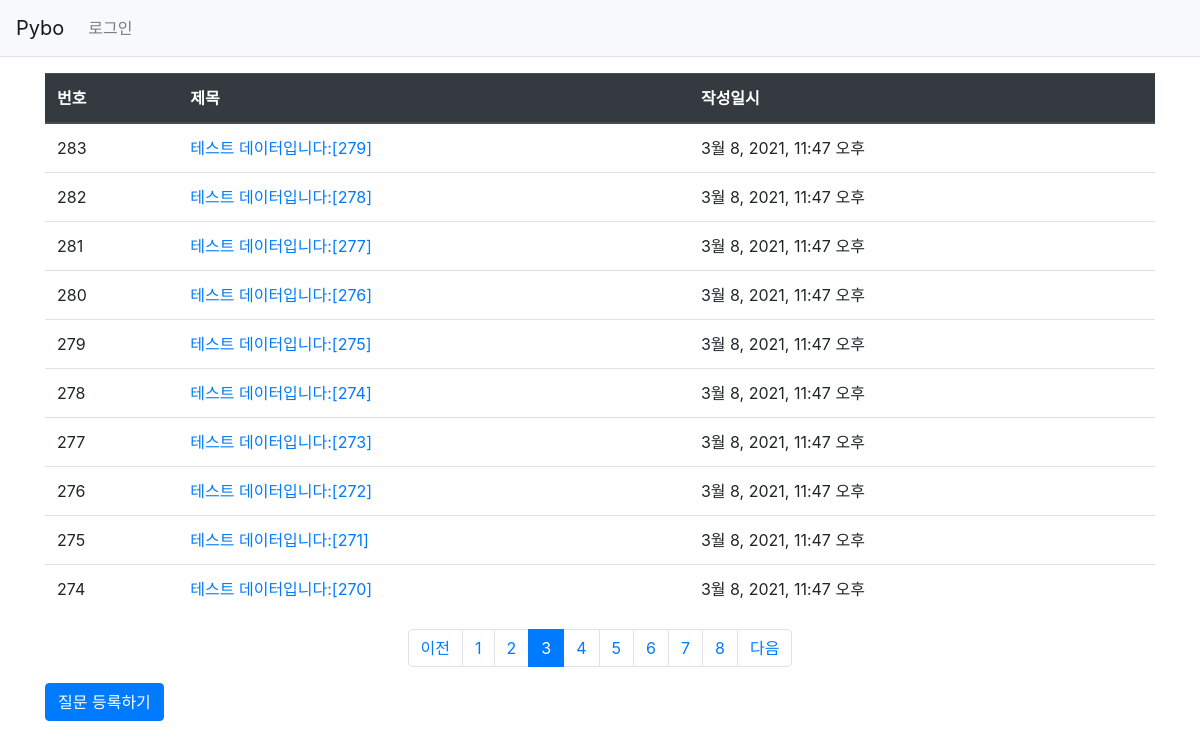
Page /pybo/?page=3 on the committed database.
### pybo/models.py (models this page shows, shortened)
class Question(models.Model):
    subject = models.CharField(max_length=200)
    content = models.TextField()
    create_date = models.DateTimeField()
    author = models.ForeignKey(User, on_delete=models.CASCADE)

### pybo/views.py (the view)
# urls.py: path('', views.index, name='index'),  # '/' 에 해당되는 path
def index(request):
    page = request.GET.get('page', '1')  # 페이지
    question_list = Question.objects.order_by('-create_date')
    paginator = Paginator(question_list, 10)  # 페이지당 10개씩 보여주기
    page_obj = paginator.get_page(page)
    context = {'question_list': page_obj}
    return render(request, 'pybo/question_list.html', context)

### pybo/templatetags/pybo_filter.py (called while the page is built)
@register.filter
def sub(value, arg):
    return value - arg

### templates/pybo/question_list.html (shortened to what this page needs)
{% extends 'base.html' %}
{% load pybo_filter %}
{% block content %}
<div class="container my-3">
  <table class="table">
    <thead>
      <tr class="thead-dark">
        <th>번호</th>
        <th>제목</th>
        <th>작성일시</th>
      </tr>
    </thead>
    <tbody>
    {% if question_list %}
      {% for question in question_list %}
        <tr>
          <td>
            {{ question_list.paginator.count|sub:question_list.start_index|sub:forloop.counter0|add:1 }}
          </td>
          <td>
            <a href="{% url 'pybo:detail' question.id %}">{{ question.subject }}</a>
          </td>
          <td>{{ question.create_date }}</td>
        </tr>
      {% endfor %}
    {% else %}
      <tr>
        <td colspan="3">질문이 없습니다.</td>
      </tr>
    {% endif %}
    </tbody>
  </table>
  <ul class="pagination justify-content-center">
    {% if question_list.has_previous %}
      <li class="page-item">
        <a class="page-link" href="?page={{ question_list.previous_page_number }}">이전</a>
      </li>
    {% else %}
      <li class="page-item disabled">
        <a class="page-link" tabindex="-1" aria-disabled="true" href="#">이전</a>
      </li>
    {% endif %}
    {% for page_number in question_list.paginator.page_range %}
      {% if page_number >= question_list.number|add:-5 and page_number <= question_list.number|add:5 %}
        {% if page_number == question_list.number %}
          <li class="page-item active" aria-current="page">
            <a class="page-link" href="?page={{ page_number }}">{{ page_number }}</a>
          </li>
        {% else %}
          <li class="page-item">
            <a class="page-link" href="?page={{ page_number }}">{{ page_number }}</a>
          </li>
        {% endif %}
      {% endif %}
    {% endfor %}
    {% if question_list.has_next %}
      <li class="page-item">
        <a class="page-link" href="?page={{ question_list.next_page_number }}">다음</a>
      </li>
    {% else %}
      <li class="page-item disabled">
        <a class="page-link" tabindex="-1" aria-disabled="true" href="#">다음</a>
      </li>
    {% endif %}
  </ul>
  <a href="{% url 'pybo:question_create' %}" class="btn btn-primary">질문 등록하기</a>
</div>
{% endblock %}

### rows in the picture
Question: paginator.count|sub "283", subject "테스트 데이터입니다:[279]", create_date "3월 8, 2021, 11:47 오후"
Question: paginator.count|sub "282", subject "테스트 데이터입니다:[278]", create_date "3월 8, 2021, 11:47 오후"
Question: paginator.count|sub "281", subject "테스트 데이터입니다:[277]", create_date "3월 8, 2021, 11:47 오후"
Question: paginator.count|sub "280", subject "테스트 데이터입니다:[276]", create_date "3월 8, 2021, 11:47 오후"
Question: paginator.count|sub "279", subject "테스트 데이터입니다:[275]", create_date "3월 8, 2021, 11:47 오후"
Question: paginator.count|sub "278", subject "테스트 데이터입니다:[274]", create_date "3월 8, 2021, 11:47 오후"
Question: paginator.count|sub "277", subject "테스트 데이터입니다:[273]", create_date "3월 8, 2021, 11:47 오후"
Question: paginator.count|sub "276", subject "테스트 데이터입니다:[272]", create_date "3월 8, 2021, 11:47 오후"
Question: paginator.count|sub "275", subject "테스트 데이터입니다:[271]", create_date "3월 8, 2021, 11:47 오후"
Question: paginator.count|sub "274", subject "테스트 데이터입니다:[270]", create_date "3월 8, 2021, 11:47 오후"

### other values in the picture
{{ page_number }} "1" "2" "4" "5" "6" "7" "8"
{{ page_number }} "3"
